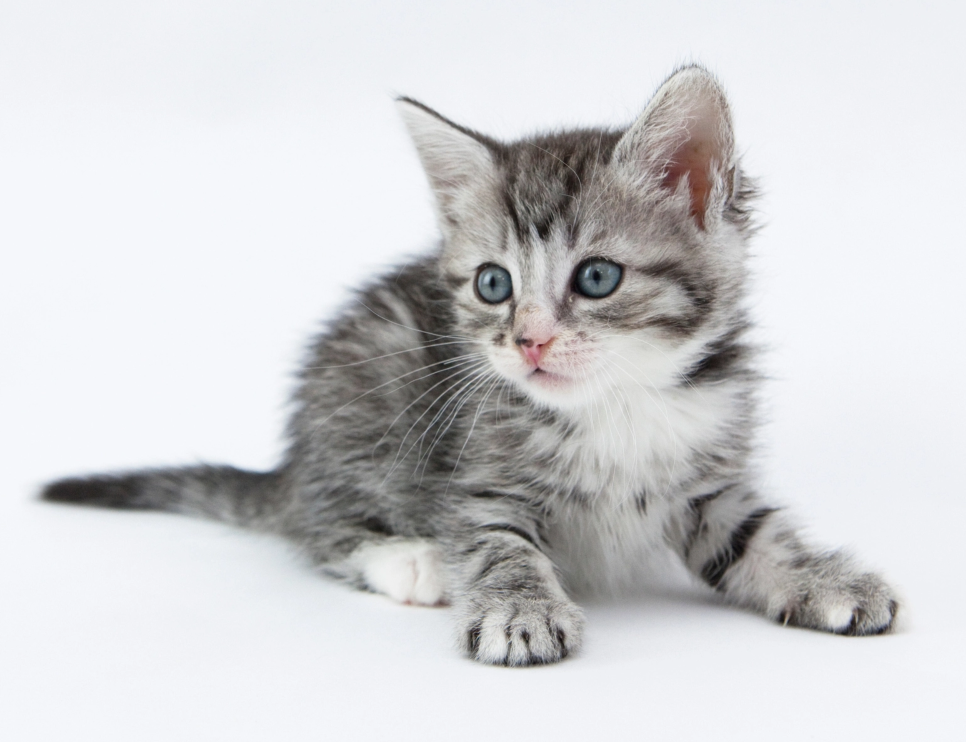
#> input picture computer_vision_tasks/filter day 11 tasks/original.png, 1931 x 1484 px (shown at 1/2 size); the run also reads 1 picture not shown here
$ jupyter execute --allow-errors 'day11 tasks lab 4 filters.ipynb'
#> lines starting #> are read from the running program, lines starting #| are printed output that depends on the picture
Q1 load the following image and make red rectangle around face and write below
rectangle “Cat” with yellow color.

[cell 1]
import cv2
import numpy as np
from matplotlib import pyplot as plt

[cell 2]
img = cv2.imread('original.png')
#> img is the input picture: shape (1484, 1931, 3); mean B, G, R 211.9, 209.9, 209.4
plt.imshow(img)

[cell 3]
cv2.rectangle(img, (780,100), (1510,820), (255,0,0), 10)
plt.imshow(img)

[cell 4]
cv2.putText(img,'cat', (1050,1450), cv2.FONT_HERSHEY_COMPLEX,10, (205,205,0), 20, cv2.LINE_AA)
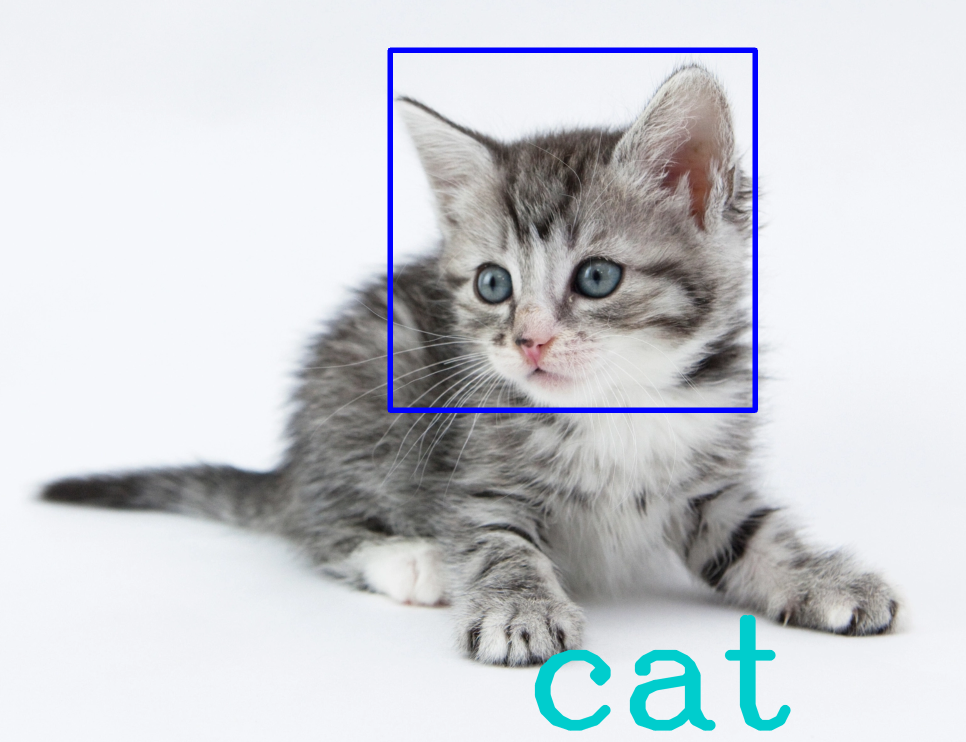
#> img: shape (1484, 1931, 3) (shown at 1/2 size); mean B, G, R 212, 207.2, 204.4
plt.imshow(img)

Q2 load the following image and apply sharpen filter.

[cell 5]
image = cv2.imread('blurred.png')
plt.imshow(image)

[cell 6]
kernel_sharpen =np.array([[-1, -1, -1, -1, -1],
                             [-1, -1, -1, -1, -1],
                             [-1, -1, 25, -1, -1],
                             [-1, -1, -1, -1, -1],
                             [-1, -1, -1, -1, -1]])
sharp_image = cv2.filter2D(image, -1, kernel_sharpen)
plt.imshow(sharp_image)
'observatin : the image was blurred when I add the filter of sharpen it become sharp and I make the filter (5,5) to fit the image '
